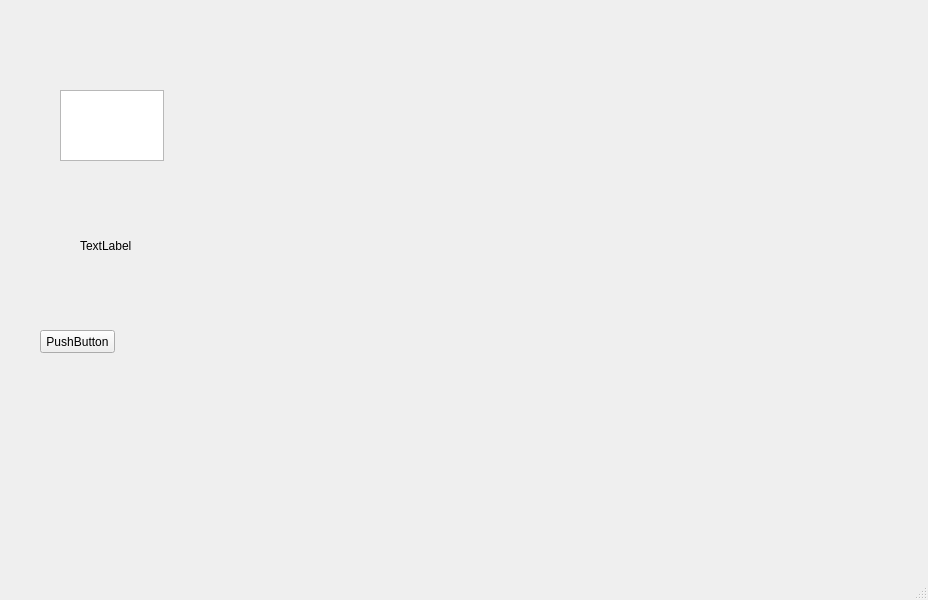
<?xml version="1.0" encoding="UTF-8"?>
<ui version="4.0">
 <class>MainWindow</class>
 <widget class="QMainWindow" name="MainWindow">
  <property name="geometry">
   <rect>
    <x>0</x>
    <y>0</y>
    <width>928</width>
    <height>600</height>
   </rect>
  </property>
  <property name="windowTitle">
   <string>MainWindow</string>
  </property>
  <widget class="QWidget" name="centralwidget">
   <widget class="QTextEdit" name="textEdit">
    <property name="geometry">
     <rect>
      <x>60</x>
      <y>90</y>
      <width>104</width>
      <height>71</height>
     </rect>
    </property>
   </widget>
   <widget class="QLabel" name="label">
    <property name="geometry">
     <rect>
      <x>80</x>
      <y>240</y>
      <width>54</width>
      <height>12</height>
     </rect>
    </property>
    <property name="text">
     <string>TextLabel</string>
    </property>
   </widget>
   <widget class="QPushButton" name="pushButton">
    <property name="geometry">
     <rect>
      <x>40</x>
      <y>330</y>
      <width>75</width>
      <height>23</height>
     </rect>
    </property>
    <property name="text">
     <string>PushButton</string>
    </property>
   </widget>
  </widget>
  <widget class="QMenuBar" name="menubar">
   <property name="geometry">
    <rect>
     <x>0</x>
     <y>0</y>
     <width>928</width>
     <height>22</height>
    </rect>
   </property>
  </widget>
  <widget class="QStatusBar" name="statusbar"/>
 </widget>
 <resources/>
 <connections/>
</ui>
